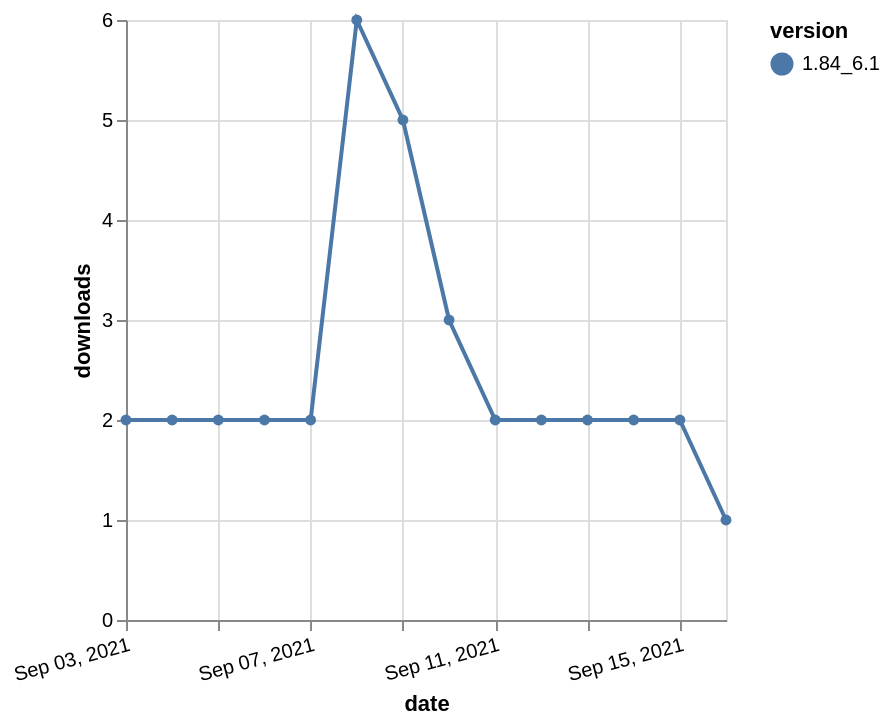

The Vega-Lite source for this figure:
### Vega-Lite specification from a JSON file in a GitHub repository (floating-point values rounded to 4 significant figures)
{"$schema": "https://vega.github.io/schema/vega-lite/v5.json", "description": "A simple bar chart with embedded data.", "data": {"values": [{"date": "2021-09-03", "total": 7995, "delta": 2, "version": "1.84_6.1"}, {"date": "2021-09-04", "total": 7997, "delta": 2, "version": "1.84_6.1"}, {"date": "2021-09-05", "total": 7999, "delta": 2, "version": "1.84_6.1"}, {"date": "2021-09-06", "total": 8001, "delta": 2, "version": "1.84_6.1"}, {"date": "2021-09-07", "total": 8003, "delta": 2, "version": "1.84_6.1"}, {"date": "2021-09-08", "total": 8009, "delta": 6, "version": "1.84_6.1"}, {"date": "2021-09-09", "total": 8014, "delta": 5, "version": "1.84_6.1"}, {"date": "2021-09-10", "total": 8017, "delta": 3, "version": "1.84_6.1"}, {"date": "2021-09-11", "total": 8019, "delta": 2, "version": "1.84_6.1"}, {"date": "2021-09-12", "total": 8021, "delta": 2, "version": "1.84_6.1"}, {"date": "2021-09-13", "total": 8023, "delta": 2, "version": "1.84_6.1"}, {"date": "2021-09-14", "total": 8025, "delta": 2, "version": "1.84_6.1"}, {"date": "2021-09-15", "total": 8027, "delta": 2, "version": "1.84_6.1"}, {"date": "2021-09-16", "total": 8028, "delta": 1, "version": "1.84_6.1"}]}, "width": "container", "mark": {"type": "line", "point": {"filled": true}}, "encoding": {"x": {"field": "date", "type": "temporal", "timeUnit": "yearmonthdate", "title": "date", "axis": {"labelAngle": -15}}, "y": {"field": "delta", "type": "quantitative", "title": "downloads"}, "color": {"field": "version", "type": "nominal"}, "tooltip": {"field": "delta"}}}
